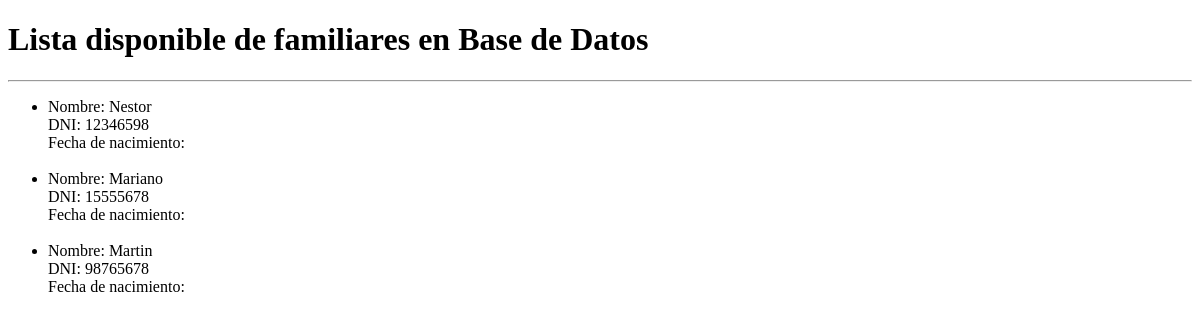
The app's page /app1/all_family/, older data.
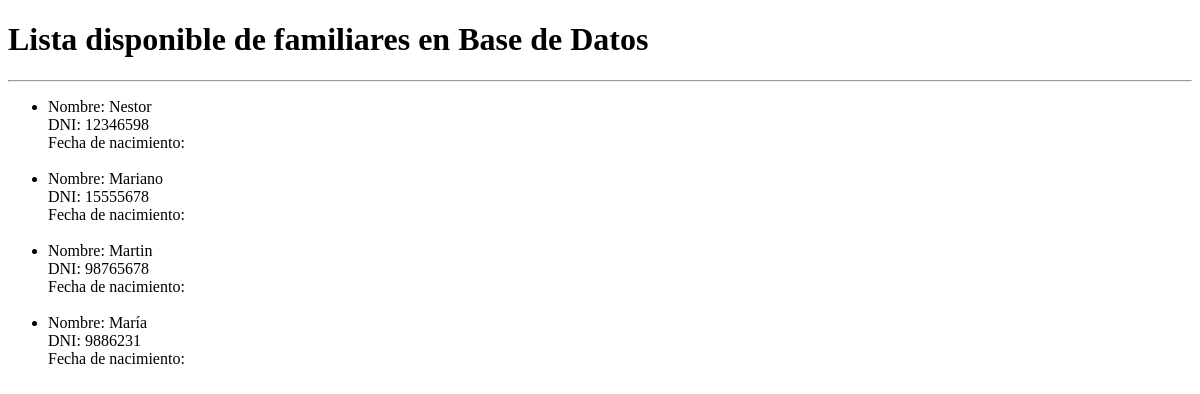
The same page, newer data.
### app1/models.py (models this page shows)
class Family(models.Model):
    name = models.CharField(max_length=40)
    dni = models.IntegerField()
    nacdate = models.CharField(max_length=15)

### app1/views.py (the view)
# urls.py: path("all_family/", views.all_family),
def all_family(request):
    family = Family.objects.all()
    context_dict = {
        'family': family
    }
    return render(
        request=request,
        context=context_dict,
        template_name="app1/all_family.html"
    )

### app1/templates/app1/all_family.html (shortened to what this page needs)
<!DOCTYPE html>
<html lang="en">
<head>
</head>
<body>
    <h1>Lista disponible de familiares en Base de Datos</h1>
    <hr></hr>
    <ul>
        {% for f in family %}
            <li>
                Nombre: {{f.name}} <br>
                DNI: {{f.dni}} <br>
                Fecha de nacimiento: {{f.nacdate}} <br><br>
            </li>
        {% endfor %}
    </ul>
</body>
</html>

Row changes from the older to the newer data that the page shows:
added Family: name "María", dni "9886231"
